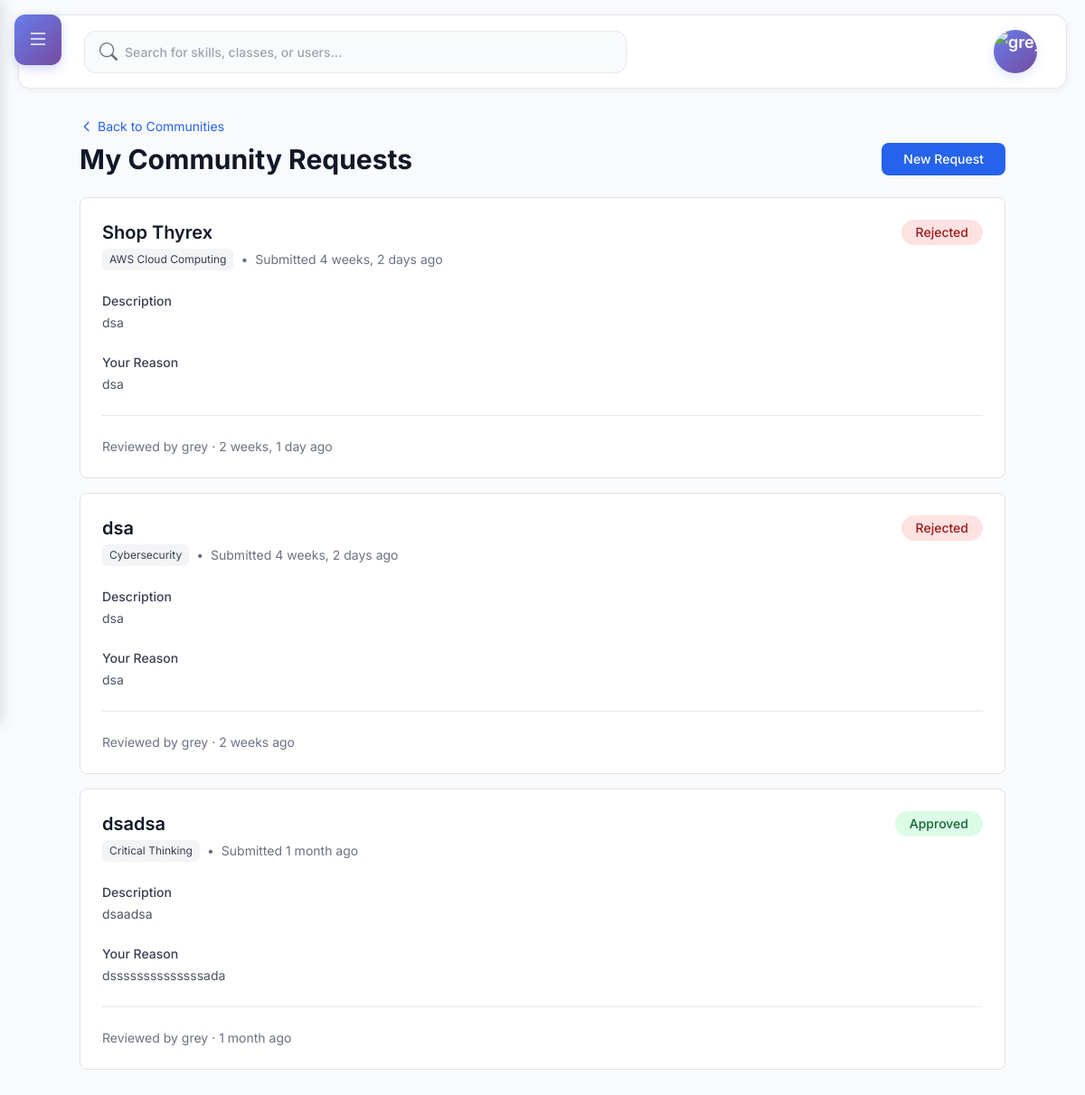
/communities/my-requests/ (signed in), run on the app's committed database.
### communities/models.py (models this page shows, shortened)
class CommunityRequest(models.Model):
    PENDING = 'pending'
    APPROVED = 'approved'
    REJECTED = 'rejected'
    STATUS_CHOICES = [
        (PENDING, 'Pending Review'),
        (APPROVED, 'Approved'),
        (REJECTED, 'Rejected'),
    ]
    requester = models.ForeignKey(settings.AUTH_USER_MODEL, on_delete=models.CASCADE, related_name='community_requests')
    name = models.CharField(max_length=140)
    skill = models.ForeignKey(Skill, on_delete=models.CASCADE)
    description = models.TextField()
    reason = models.TextField(help_text="Why do you want to create this community?")
    status = models.CharField(max_length=20, choices=STATUS_CHOICES, default=PENDING)
    admin_notes = models.TextField(blank=True)
    created_at = models.DateTimeField(auto_now_add=True)
    reviewed_at = models.DateTimeField(null=True, blank=True)
    reviewed_by = models.ForeignKey(settings.AUTH_USER_MODEL, on_delete=models.SET_NULL, null=True, blank=True, related_name='reviewed_requests')
    class Meta:
        ordering = ['-created_at']

### skills/models.py (models this page shows, shortened)
class Skill(models.Model):
    name = models.CharField(max_length=120, unique=True)
    description = models.TextField(blank=True)

### communities/views.py (the view)
# urls.py: path('my-requests/', views.my_community_requests, name='my_requests'),
@login_required
def my_community_requests(request):
    requests_list = CommunityRequest.objects.filter(
        requester=request.user
    ).select_related(
        'skill', 'reviewed_by'
    ).order_by('-created_at')
    return render(request, 'communities/my_requests.html', {'requests': requests_list})

### skills/templatetags/skills_tags.py (called while the page is built)
@register.simple_tag(takes_context=True)
def pending_trade_offers_count(context):
    request = context.get('request')
    if not request or not request.user.is_authenticated:
        return 0
    return ClassTradeOffer.objects.filter(
        receiver=request.user,
        status=ClassTradeOffer.PENDING
    ).count()

### users/templatetags/user_tags.py (called while the page is built)
def get_avatar_color(user):
    hash_value = int(hashlib.md5(user.username.encode()).hexdigest(), 16)
    color_index = hash_value % len(AVATAR_COLORS)
    return AVATAR_COLORS[color_index]

@register.inclusion_tag('users/user_avatar.html', takes_context=False)
def user_avatar(user, size='medium', css_class=''):
    has_avatar = user.profile.avatar if hasattr(user, 'profile') else False
    first_name = user.first_name or ''
    last_name = user.last_name or ''
    if first_name and last_name:
        initials = f"{first_name[0]}{last_name[0]}".upper()
    elif first_name:
        initials = first_name[0].upper()
    elif last_name:
        initials = last_name[0].upper()
    else:
        initials = user.username[0].upper() if user.username else '?'
    avatar_color = get_avatar_color(user)
    return {
        'user': user,
        'has_avatar': has_avatar,
        'avatar_url': user.profile.avatar.url if has_avatar else None,
        'initials': initials,
        'avatar_color': avatar_color,
        'size': size,
        'css_class': css_class,
    }

### communities/templates/communities/my_requests.html (shortened to what this page needs)
{% extends 'base.html' %}
{% block content %}
<div class="max-w-5xl mx-auto">
    <div class="mb-6">
        <a href="{% url 'communities:communities' %}" class="text-blue-600 hover:text-blue-700 text-sm flex items-center gap-1 mb-2">
            <svg class="h-4 w-4" fill="none" stroke="currentColor" viewBox="0 0 24 24">
                <path stroke-linecap="round" stroke-linejoin="round" stroke-width="2" d="M15 19l-7-7 7-7"></path>
            </svg>
            Back to Communities
        </a>
        <div class="flex items-center justify-between">
            <h1 class="text-3xl font-bold text-gray-900">My Community Requests</h1>
            <a href="{% url 'communities:request_community' %}" class="px-4 py-2 bg-blue-600 text-white rounded-lg hover:bg-blue-700 transition-colors font-medium text-sm">
                New Request
            </a>
        </div>
    </div>
    {% if requests %}
        <div class="space-y-4">
            {% for req in requests %}
                <div class="bg-white rounded-lg border border-gray-200 p-6">
                    <div class="flex items-start justify-between mb-4">
                        <div class="flex-1">
                            <h3 class="text-xl font-semibold text-gray-900">{{ req.name }}</h3>
                            <div class="flex items-center gap-2 text-sm text-gray-500 mt-1">
                                <span class="px-2 py-1 bg-gray-100 text-gray-700 rounded text-xs">{{ req.skill.name }}</span>
                                <span>•</span>
                                <span>Submitted {{ req.created_at|timesince }} ago</span>
                            </div>
                        </div>
                        {% if req.status == 'pending' %}
                            <span class="px-3 py-1 bg-yellow-100 text-yellow-800 rounded-full text-sm font-medium">
                                Pending Review
                            </span>
                        {% elif req.status == 'approved' %}
                            <span class="px-3 py-1 bg-green-100 text-green-800 rounded-full text-sm font-medium">
                                Approved
                            </span>
                        {% elif req.status == 'rejected' %}
                            <span class="px-3 py-1 bg-red-100 text-red-800 rounded-full text-sm font-medium">
                                Rejected
                            </span>
                        {% endif %}
                    </div>
                    <div class="mb-4">
                        <h4 class="text-sm font-medium text-gray-700 mb-1">Description</h4>
                        <p class="text-gray-600 text-sm">{{ req.description }}</p>
                    </div>
                    <div class="mb-4">
                        <h4 class="text-sm font-medium text-gray-700 mb-1">Your Reason</h4>
                        <p class="text-gray-600 text-sm">{{ req.reason }}</p>
                    </div>
                    {% if req.reviewed_at %}
                        <div class="border-t border-gray-200 pt-4 text-sm text-gray-500">
                            <span>Reviewed by {{ req.reviewed_by.username }} · {{ req.reviewed_at|timesince }} ago</span>
                        </div>
                    {% endif %}
                </div>
            {% endfor %}
        </div>
    {% endif %}
</div>
{% endblock %}

### static/css/main.css (style rules this page uses)
:root { --bg:#f6f7f9;--card:#f0f1f3;--sidebar:#233455;--sidebarText:#e6ecf5;--text:#121417;--muted:#8b93a1;--brand:#4a67ff }
* { box-sizing:border-box }
html,body { margin:0;padding:0;font-family:Inter,system-ui,-apple-system,Segoe UI,Roboto,Arial,sans-serif;color:var(--text);background:var(--bg) }

### templates/base.html (style rules this page uses)
:root { --sidebar-width: 280px; --collision-breakpoint: 1200px; --brand: #667eea; --brand-hover: #5a77ff; --brand-gradient: linear-gradient(135deg, #667eea 0%, #764ba2 100%); --text: #111827; --text-light: #6b7280; --card: #ffffff; --background: #f9fafb; --border: #e5e7eb; --sidebar-bg: #1f2937; --sidebar-hover: #374151; }
* { font-family: 'Inter', -apple-system, BlinkMacSystemFont, sans-serif; -webkit-font-smoothing: antialiased; -moz-osx-font-smoothing: grayscale; }
body { background: var(--background); }

### data on the page
CommunityRequest: name "Shop Thyrex", skill.name "AWS Cloud Computing", created_at "4 weeks, 2 days", status "Rejected", description "dsa", reason "dsa", reviewed_by.username "grey", reviewed_at "2 weeks, 1 day"
CommunityRequest: name "dsa", skill.name "Cybersecurity", created_at "4 weeks, 2 days", status "Rejected", description "dsa", reason "dsa", reviewed_by.username "grey", reviewed_at "2 weeks"
CommunityRequest: name "dsadsa", skill.name "Critical Thinking", created_at "1 month", status "Approved", description "dsaadsa", reason "dssssssssssssssada", reviewed_by.username "grey", reviewed_at "1 month"
